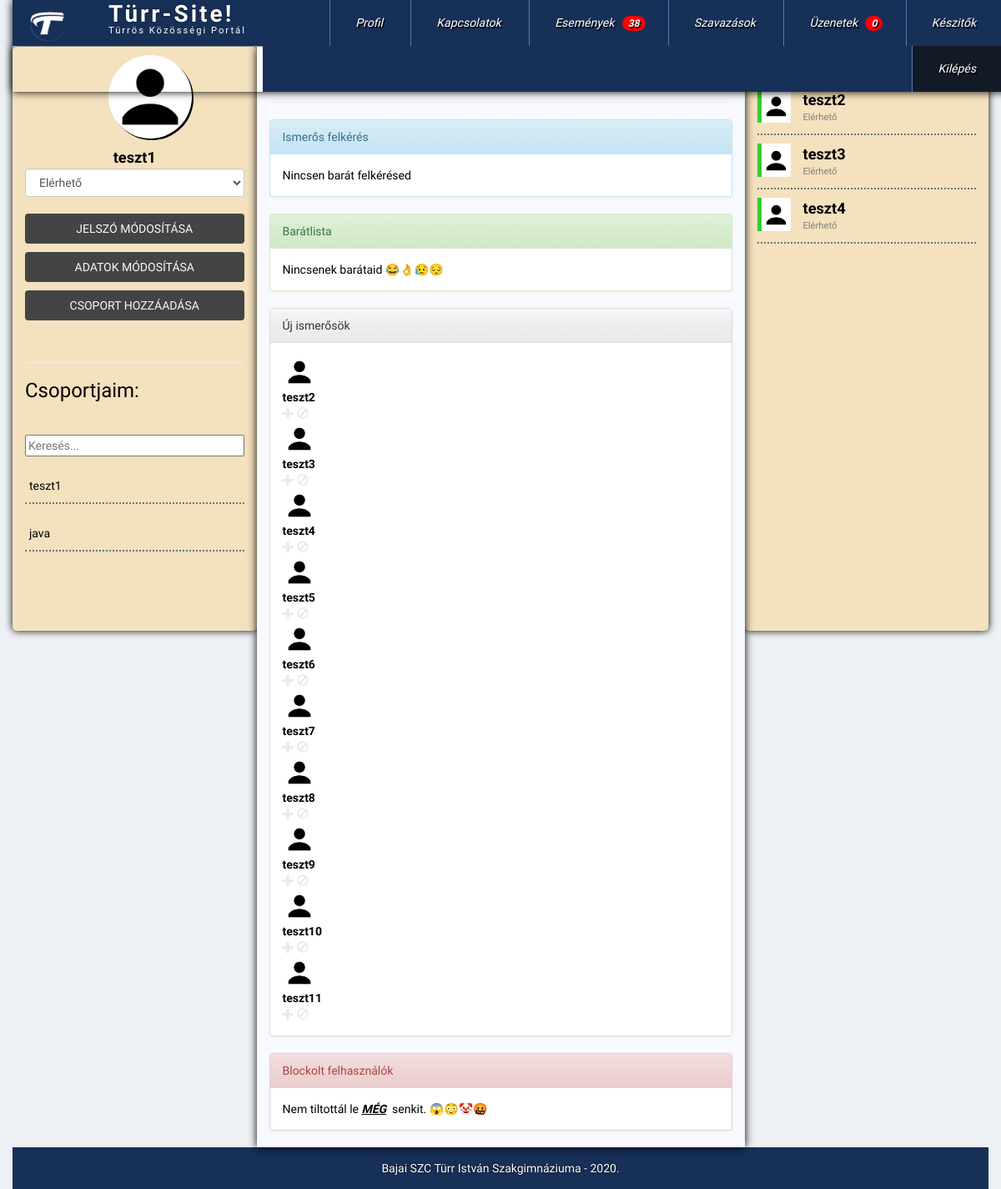
Before: /index.php?pg=home&func=users/users_connections (signed in) with the older database file.
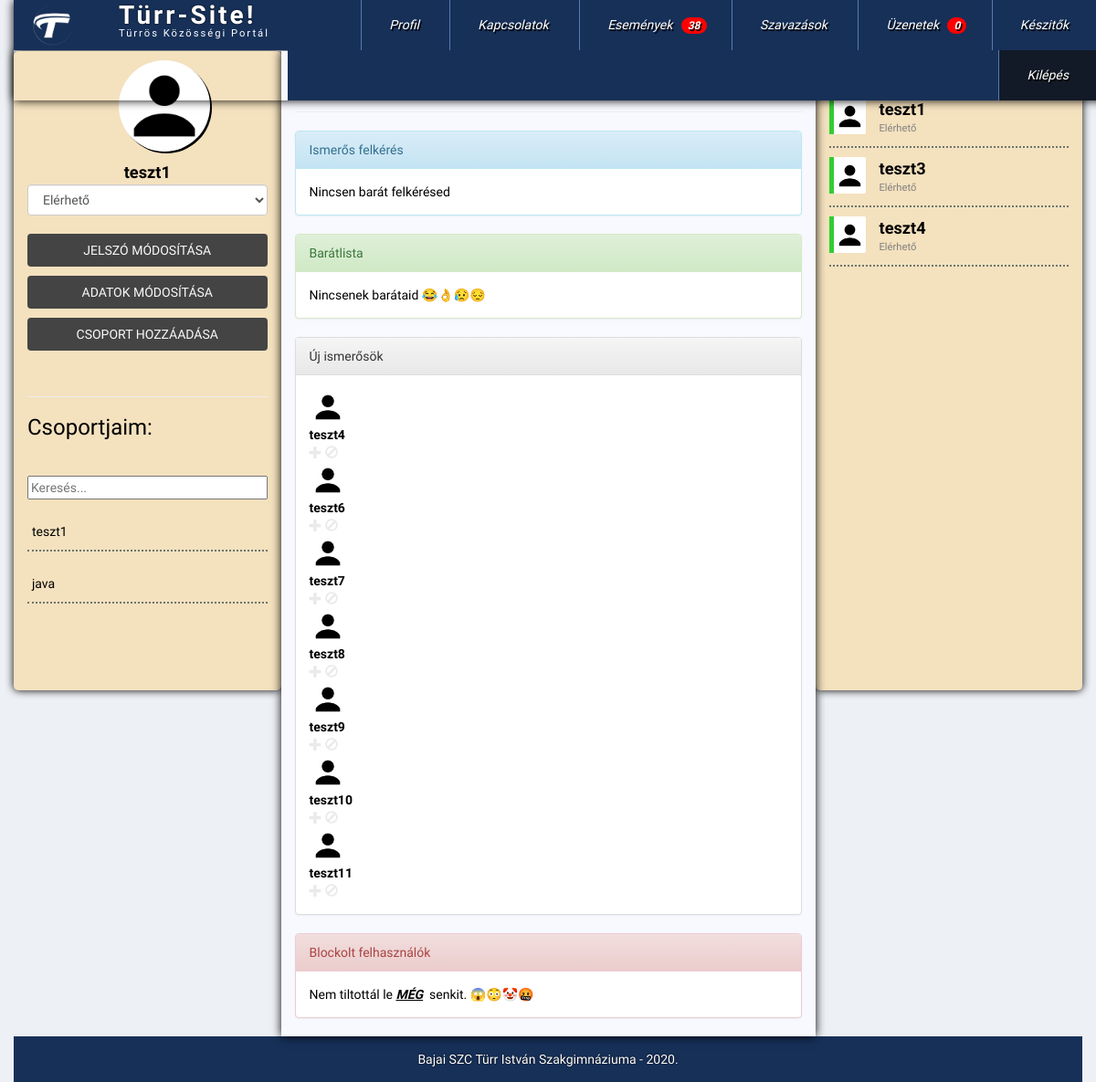
After: the same page with the newer database file.
### tables this page shows
CREATE TABLE `groups` (
  `ID` int(11) NOT NULL,
  `groupname` varchar(100) NOT NULL,
  `groupdate` datetime NOT NULL,
  `ownerID` int(11) NOT NULL,
  `userID` text NOT NULL
);

CREATE TABLE `users` (
  `ID` int(11) NOT NULL,
  `fullname` varchar(100) NOT NULL,
  `email` varchar(100) NOT NULL,
  `password` varchar(40) NOT NULL,
  `reg` datetime NOT NULL,
  `last` datetime NOT NULL,
  `avatar` varchar(50) NOT NULL,
  `status` tinyint(1) NOT NULL,
  `omID` int(11) NOT NULL,
  `gender` varchar(10) NOT NULL
);

### data.php (called while the page is built, shortened)
<?php
	$dbhost = 'localhost';
	$dbname = 'turrsite';
	$dbuser = '214b';
	$dbpass = '12345678';
	$basic = "avatar/basic.png";
?>

### database.php (the view, shortened to what the changed rows need)
<?php
    class db{
        protected $connection;
        public $queryresult;
        public $querycount = 0;
        public function __construct($dbhost, $dbuser, $dbpass, $dbname) {
            $this->connection = new mysqli($dbhost, $dbuser, $dbpass, $dbname);
            $this->connection->set_charset('utf8');
        }
        public function query($sql){
            if($this->queryresult = $this->connection->query($sql))
            {
                $this->querycount++;
            } else
            {
                die('<div class="alert alert-danger">
                    Hiba az adatbázis lekérdezés során!' . $this->connection->error.'</div>
                    <div class="alert alert-warning">'.$sql.'</div>');
            }
            return $this->queryresult;
        }
        public function fetchAll(){
            $r = array();
            while($row = $this->queryresult->fetch_assoc())
            {
                $r[] = $row;
            }
            return $r;
        }
        public function numRows(){
            return $this->queryresult->num_rows;
        }
        public function usersConnectionList($what, $p, $c, $t, $txt){
            if(!empty($p))
            {
                $actions=explode('|', $p);
            }
            if(empty($what)) $what = $this->queryresult;
            echo '<div class="usersConnectionList"><div class="panel panel-'.$c.'"><div class="panel-heading">'.$t.'</div><div class="panel-body">';
            if(empty($txt)){
                foreach($what as $value){
                    if($value['avatar'] == ""){
                        $avatar = $GLOBALS['basic'];
                    } else {
                        $avatar = $value['avatar'];
                    }
                    echo '<div class="subUsersConnectionList">
                    <div class="userlistavatar" style="background-image:url('.$avatar.')"></div>
                    <div class="userlistname">'.$value['fullname'].'</div>
                    ';
                    if(!empty($actions)){
                        if(in_array('a', $actions)){
                            echo '<a href="?pg=events_friendrequest&friendID='.$value['ID'].'&p='.$GLOBALS['page'].'" > <div class="userlistActions glyphicon glyphicon-plus"></div></a>';
                        }
                        if(in_array('b', $actions)){
                            echo '<a href="?pg=events_blockUsers&blockID='.$value['ID'].'&p='.$GLOBALS['page'].'" > <div class="userlistActions glyphicon glyphicon-ban-circle"></div></a>';
                        }
                    }
                    echo '</div>';
                }
            } else {
                echo $txt;
            }
            echo '</div></div></div>';
        }
    }
?>

### users/users_personalisation.php
<?php
$db->query("SELECT avatar, fullname FROM users WHERE ID=".$_SESSION['uid']);
$res = $db->fetchAll();
if($res[0]['avatar'] == ""){
    $avatar = $basic;
} else $avatar = $res[0]['avatar'];
echo '<div class="useravatar" style="background-image:url('.$avatar.')"></div>
<div class="username">'.$res[0]['fullname'].'</div>
<select class="statusUpdate form-control" name="statusSelect">
    <option value="1">Elérhető</option>
    <option value="2">Elfoglalt</option>
    <option value="0">Rejtett</option>
</select>
<br>
<a href="?pg=home&func=users/users_passmod" class="gomb3">Jelszó módosítása</a>
<a href="?pg=home&func=users/users_profile" class="gomb3">Adatok módosítása</a>
<a href="?pg=home&func=users/users_creategroups" class="gomb3">Csoport hozzáadása</a><br>
<hr>';
?>

### users/users_groups.php
<?php
echo '
<h3 id=csoportcim>Csoportjaim:</h3>
<div class="form-group">
<input type="text" id="groupsearch" class="usersearch" placeholder="Keresés...">
</div>
<div class="usersgroup">';
    $db->query("SELECT * FROM groups");
    if($db->numRows() == 0){
        echo 'Nincs egy csoport sem!';
    } else {
        $csopibanvan = false;
        $str = '';
        $uid = $_SESSION['uid'];
        foreach($db->queryresult as $value){
            $IDs = explode(';', $value['userID']);
            for($i = 0; $i < sizeof($IDs); $i++){
                if(intval($IDs[$i]) == $uid){
                    $str .= '<div class="groups">' . $value['groupname'] . '</div>';
                    $csopibanvan = true;
                    break;
                }
            }
        }
        if($csopibanvan){
            echo $str;
        } else echo 'Nem vagy benne egy csoportban sem!';
    }
echo '</div>
';
?>

### users/users_list.php (shortened to what the changed rows need)
<?php
  if(is_file("../data.php")){
    @require_once("../data.php");
    @require_once("../functions.php");
    @require_once("../database.php");
  } else {
    @require_once("data.php");
    @require_once("functions.php");
    @require_once("database.php");
  }
  @$db = new db($dbhost, $dbuser, $dbpass, $dbname);
  if (isset($_SESSION['userfilter']))
  {
    $felt = "AND fullname LIKE '%".$_SESSION['userfilter']."%'";
  }
  else
  {
    $felt = '';
  }
  $db->query("SELECT ID, fullname, avatar, status FROM users WHERE status <> 0 ".$felt." ORDER BY last DESC LIMIT 0, 30");
  foreach($db->queryresult as $value){
    $class = "";
    $msg = "";
    switch($value['status']){
      case 1: $class = "userlist_available"; $msg = "Elérhető";
      break;
    }
    if($class != ""){
      if($value['avatar'] == ""){
        $avatar = $basic;
      } else {
        $avatar = $value['avatar'];
      }
      echo '
      <div class="subuserlist ">
        <div class="userlistavatar col-xs-2 '.$class.'" style="background-image:url('.$avatar.')"></div>
        <div class="col-xs-10">
        <div class="userlistname "><a href="?pg=home&func=messages/newmessage&id='.$value['ID'].'">'.$value['fullname'].'</a></div>
        <div class="userlistmsg">'.$msg.'</div>
      </div>
      </div>
      ';
    }
  }
?>

Changed rows visible on the page:
no longer on this page (row edited): users: fullname "teszt2", status "Elérhető"
no longer on this page (row unchanged): users: fullname "teszt5"
no longer on one of the page's lists (row unchanged): users: fullname "teszt3"
now on one of the page's lists (row edited): users: fullname "teszt1", status "Elérhető"
